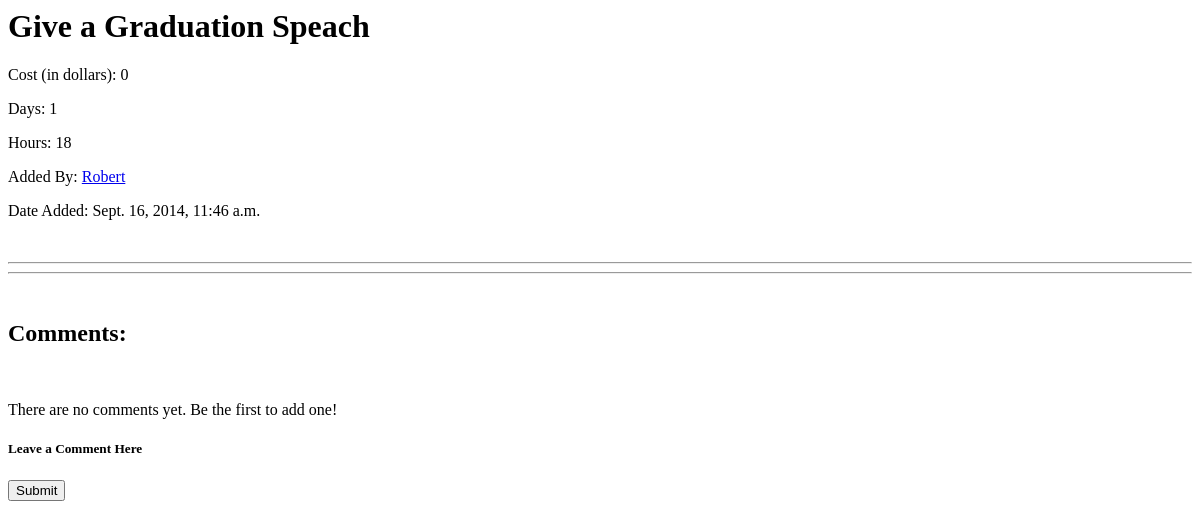
The page /bucketlist/item/121/ (signed in) on the database as committed earlier.
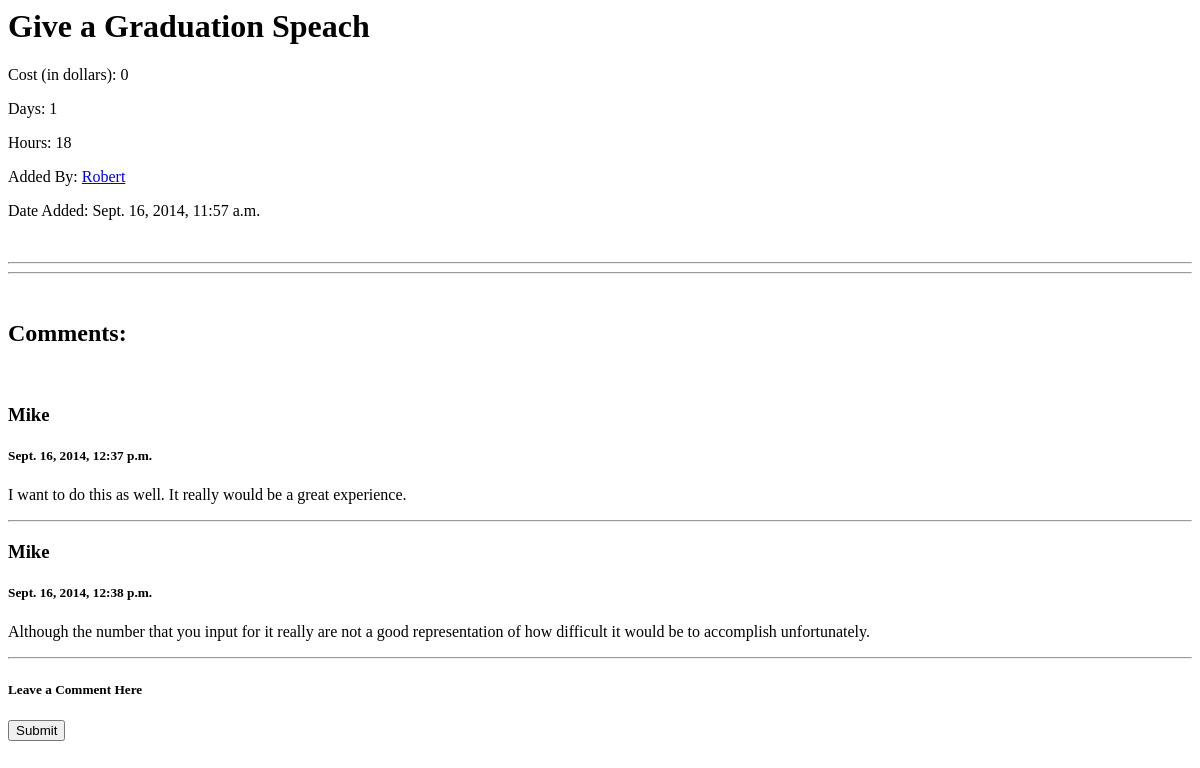
The same page on the database as committed later.
### BucketList/models.py (models this page shows, shortened)
class BucketListItem(models.Model):
    text = models.CharField(max_length = 200)
    pub_by = models.ForeignKey(User,editable = False)
    pub_date = models.DateTimeField(editable=False)
    goal_type = models.CharField(choices = CHOICES, max_length = 200)
    cost = models.CharField(max_length = 20)
    time = models.CharField(max_length = 20)
    hours = models.CharField(max_length = 20)
    crossed_off = models.BooleanField(editable = False)
    def __unicode__(self):
        return self.text
    def recently_added(self):
        return self.pub_date >= timezone.now() - datetime.timedelta(days = 1)
    recently_added.boolean = True

class Comment(models.Model):
    created = models.DateTimeField(editable =False)
    author = models.CharField(max_length = 100, editable = False)
    body = models.TextField()
    item = models.ForeignKey(BucketListItem)

### BucketList/views.py (the view)
# urls.py: url(r'^item/(?P<id>\w+)/', views.index_items, name = 'index items'),
@login_required
def index_items(request, id):
    item = BucketListItem.objects.get(pk = id)
    current_user = UserProfile.objects.get(pk = request.user.id)
    comments = Comment.objects.filter(item = item)
    if request.POST:
        form = CommentForm(request.POST)
        if form.is_valid():
            body = form.cleaned_data['body']
            my_model = form.save(commit = False)
            my_model.created = timezone.now()
            my_model.author = current_user.user
            my_model.item = item
            my_model.body = body
            my_model.save()
            form = CommentForm()
    else:
        form = CommentForm()
    context = {'item': item,
                      'id': id,
                      'comments': comments,
                      'form': form,
                      }
    return render(request, 'BucketList/index_items.html', context)

### BucketList/templates/BucketList/index_items.html (shortened to what this page needs)
{% if item %}
    {% if item.crossed_off %}
        <h1 style="text-decoration: line-through;">{{item}}</h1>
    {% else %}
        <h1>{{item}}</h1>
    {% endif %}
        <p>Cost (in dollars):   {{item.cost}}</p>
        <p>Days:   {{item.time}}</p>
        <p>Hours: {{item.hours}}</p>
        <p>Added By:   <a href='/bucketlist/userstats/{{item.pub_by}}/'>{{item.pub_by}}</a></p>
        <p>Date Added:   {{item.pub_date}}</p>
        <hr>
        <hr>
        <h2>Comments:</h2>
        {% if comments %}
            {% for comment in comments %}
                <div>
                    <h3>{{comment.author}}</h3>
                    <h5>{{comment.created}}</h3>
                    <p>{{comment.body}}</h3>
                </div>
                <hr>
            {% endfor %}
        {% else %}
            <p>There are no comments yet.  Be the first to add one!</p>
        {% endif %}
        <h5>Leave a Comment Here</h5>
        <form action="/bucketlist/item/{{id}}/" method = "post">
            <input type = "submit" value = "Submit">
        </form>
{% else %}
    <p>There seems to have been an error.</p>
{% endif %}

Rows that differ between the two databases and show on the page:
changed BucketListItem "Give a Graduation Speach": pub_date "Sept. 16, 2014, 11:46 a.m." → "Sept. 16, 2014, 11:57 a.m."
added Comment: author "Mike", created "Sept. 16, 2014, 12:37 p.m.", body "I want to do this as well. It really would be a great experience."
added Comment: author "Mike", created "Sept. 16, 2014, 12:38 p.m.", body "Although the number that you input for it really are not a good representation of how difficult it would be to accomplish unfortunately."
Other text that changed with them:
text no longer shown: "There are no comments yet. Be the first to add one!"
